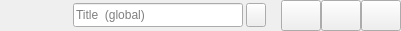
          <widget class="QFrame" name="frame_top">
           <property name="minimumSize">
            <size>
             <width>0</width>
             <height>31</height>
            </size>
           </property>
           <property name="maximumSize">
            <size>
             <width>3840</width>
             <height>31</height>
            </size>
           </property>
           <property name="mouseTracking">
            <bool>true</bool>
           </property>
           <property name="tabletTracking">
            <bool>true</bool>
           </property>
           <property name="acceptDrops">
            <bool>false</bool>
           </property>
           <property name="frameShape">
            <enum>QFrame::Shape::NoFrame</enum>
           </property>
           <property name="frameShadow">
            <enum>QFrame::Shadow::Raised</enum>
           </property>
           <layout class="QGridLayout" name="gridLayout_7">
            <property name="sizeConstraint">
             <enum>QLayout::SizeConstraint::SetDefaultConstraint</enum>
            </property>
            <property name="leftMargin">
             <number>0</number>
            </property>
            <property name="topMargin">
             <number>0</number>
            </property>
            <property name="rightMargin">
             <number>0</number>
            </property>
            <property name="bottomMargin">
             <number>0</number>
            </property>
            <property name="spacing">
             <number>0</number>
            </property>
            <item row="0" column="11">
             <widget class="QLineEdit" name="lineEditGlobalTitle">
              <property name="sizePolicy">
               <sizepolicy hsizetype="Expanding" vsizetype="Minimum">
                <horstretch>0</horstretch>
                <verstretch>0</verstretch>
               </sizepolicy>
              </property>
              <property name="minimumSize">
               <size>
                <width>170</width>
                <height>0</height>
               </size>
              </property>
              <property name="maximumSize">
               <size>
                <width>170</width>
                <height>24</height>
               </size>
              </property>
              <property name="toolTip">
               <string>Add title for all files</string>
              </property>
              <property name="placeholderText">
               <string>Title  (global)</string>
              </property>
             </widget>
            </item>
            <item row="0" column="18">
             <widget class="QPushButton" name="closeWindow">
              <property name="enabled">
               <bool>true</bool>
              </property>
              <property name="sizePolicy">
               <sizepolicy hsizetype="Minimum" vsizetype="Expanding">
                <horstretch>0</horstretch>
                <verstretch>0</verstretch>
               </sizepolicy>
              </property>
              <property name="minimumSize">
               <size>
                <width>40</width>
                <height>31</height>
               </size>
              </property>
              <property name="maximumSize">
               <size>
                <width>40</width>
                <height>31</height>
               </size>
              </property>
              <property name="text">
               <string/>
              </property>
              <property name="iconSize">
               <size>
                <width>16</width>
                <height>16</height>
               </size>
              </property>
             </widget>
            </item>
            <item row="0" column="4">
             <spacer name="horizontalSpacer_23">
              <property name="orientation">
               <enum>Qt::Orientation::Horizontal</enum>
              </property>
              <property name="sizeType">
               <enum>QSizePolicy::Policy::Fixed</enum>
              </property>
              <property name="sizeHint" stdset="0">
               <size>
                <width>14</width>
                <height>20</height>
               </size>
              </property>
             </spacer>
            </item>
            <item row="0" column="17">
             <widget class="QPushButton" name="expandWindow">
              <property name="minimumSize">
               <size>
                <width>40</width>
                <height>31</height>
               </size>
              </property>
              <property name="maximumSize">
               <size>
                <width>40</width>
                <height>31</height>
               </size>
              </property>
              <property name="text">
               <string/>
              </property>
              <property name="iconSize">
               <size>
                <width>16</width>
                <height>16</height>
               </size>
              </property>
             </widget>
            </item>
            <item row="1" column="18">
             <spacer name="verticalSpacer">
              <property name="orientation">
               <enum>Qt::Orientation::Vertical</enum>
              </property>
              <property name="sizeHint" stdset="0">
               <size>
                <width>20</width>
                <height>10</height>
               </size>
              </property>
             </spacer>
            </item>
            <item row="0" column="12">
             <spacer name="horizontalSpacer_53">
              <property name="orientation">
               <enum>Qt::Orientation::Horizontal</enum>
              </property>
              <property name="sizeType">
               <enum>QSizePolicy::Policy::Fixed</enum>
              </property>
              <property name="sizeHint" stdset="0">
               <size>
                <width>3</width>
                <height>5</height>
               </size>
              </property>
             </spacer>
            </item>
            <item row="0" column="2">
             <spacer name="horizontalSpacer_14">
              <property name="orientation">
               <enum>Qt::Orientation::Horizontal</enum>
              </property>
              <property name="sizeType">
               <enum>QSizePolicy::Policy::Fixed</enum>
              </property>
              <property name="sizeHint" stdset="0">
               <size>
                <width>12</width>
                <height>20</height>
               </size>
              </property>
             </spacer>
            </item>
            <item row="0" column="13">
             <widget class="QPushButton" name="report">
              <property name="sizePolicy">
               <sizepolicy hsizetype="Minimum" vsizetype="Fixed">
                <horstretch>0</horstretch>
                <verstretch>0</verstretch>
               </sizepolicy>
              </property>
              <property name="minimumSize">
               <size>
                <width>20</width>
                <height>24</height>
               </size>
              </property>
              <property name="maximumSize">
               <size>
                <width>20</width>
                <height>24</height>
               </size>
              </property>
              <property name="toolTip">
               <string>Event log</string>
              </property>
              <property name="text">
               <string/>
              </property>
              <property name="iconSize">
               <size>
                <width>20</width>
                <height>24</height>
               </size>
              </property>
             </widget>
            </item>
            <item row="0" column="16">
             <widget class="QPushButton" name="hideWindow">
              <property name="minimumSize">
               <size>
                <width>40</width>
                <height>31</height>
               </size>
              </property>
              <property name="maximumSize">
               <size>
                <width>40</width>
                <height>31</height>
               </size>
              </property>
              <property name="text">
               <string/>
              </property>
              <property name="iconSize">
               <size>
                <width>16</width>
                <height>16</height>
               </size>
              </property>
             </widget>
            </item>
            <item row="0" column="3">
             <widget class="QLabel" name="labelWindowIcon">
              <property name="maximumSize">
               <size>
                <width>20</width>
                <height>20</height>
               </size>
              </property>
              <property name="text">
               <string/>
              </property>
              <property name="pixmap">
               <pixmap resource="files.qrc">:/resources/icons/64x64/cine-encoder.png</pixmap>
              </property>
              <property name="scaledContents">
               <bool>true</bool>
              </property>
             </widget>
            </item>
            <item row="0" column="10">
             <spacer name="horizontalSpacer_45">
              <property name="orientation">
               <enum>Qt::Orientation::Horizontal</enum>
              </property>
              <property name="sizeHint" stdset="0">
               <size>
                <width>40</width>
                <height>20</height>
               </size>
              </property>
             </spacer>
            </item>
            <item row="0" column="15">
             <spacer name="horizontalSpacer_28">
              <property name="orientation">
               <enum>Qt::Orientation::Horizontal</enum>
              </property>
              <property name="sizeType">
               <enum>QSizePolicy::Policy::Fixed</enum>
              </property>
              <property name="sizeHint" stdset="0">
               <size>
                <width>15</width>
                <height>20</height>
               </size>
              </property>
             </spacer>
            </item>
           </layout>
          </widget>
